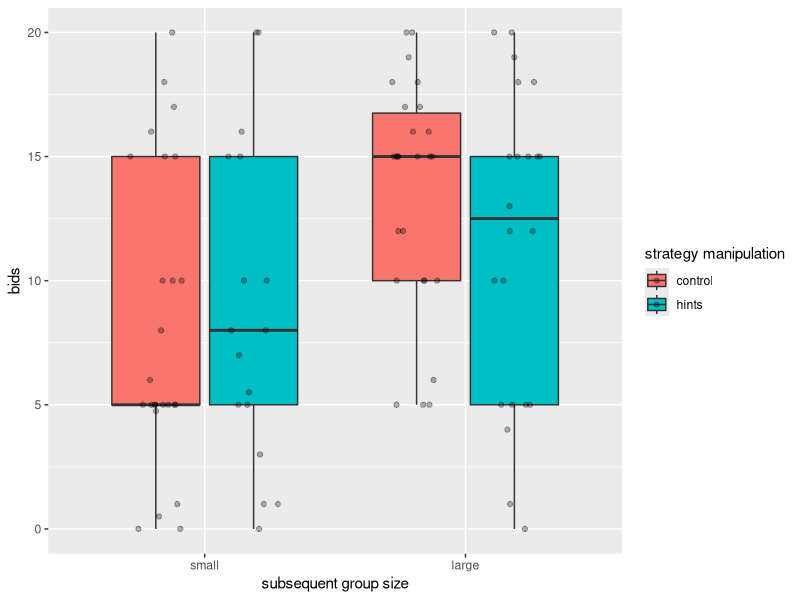

This chart was generated by the following R code:
###### This is the file where you save your R code that produces the objects (graphs, tables) that you want to embed into 
# your assignment.  Make sure that there are no errors when you source this file before sourcing it from assignment3.Rmd file.
# To show you how it is done I have included code below that answers questions 1 and 2.

rm(list=ls()) #makes sure that your work environment is clean.
library("tidyverse") #we use functions from this library.

######Question 3

mydf <- read_csv("publicdata/wtpvswta1.csv") # reads in the data
mydf$strategy <- factor(mydf$strategy,labels=c("control","hints")) # strategy is coded 0/1: instead give it meaningful names.
mydf$size <- factor(mydf$size,labels=c("small","large")) # size is coded 5/20: give it meaningful names.

(first_plot <- mydf %>% # assign the name first_plot (referenced in your assignment3.Rmd file), use dataframe mydf THEN
  ggplot(aes(x=factor(size),y=bid,fill=strategy))+ # x axis is group size, y axis is bids, with separate boxes for strategies.
  geom_boxplot(outlier.shape = NA)+# do not plot outliers because we add data below.
  geom_point(position=position_jitterdodge(),alpha=0.3) + # the data with some random noise and transparency to avoid overplotting.
  labs(y="bids", x="subsequent group size",fill="strategy manipulation")) # some labels.

